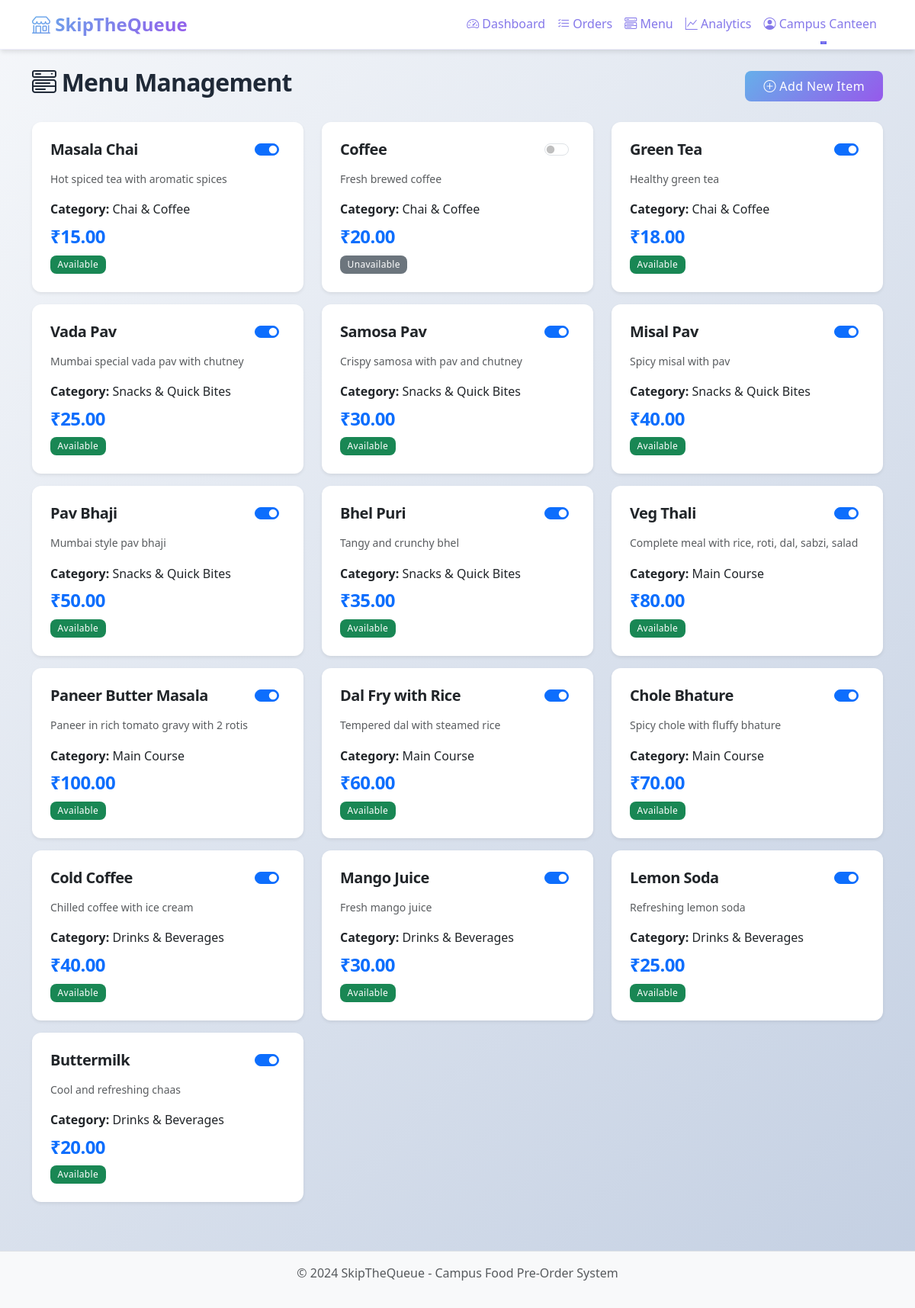
The page /vendor/menu (signed in) on the database its author committed.
### models.py (models this page shows, shortened)
class User(UserMixin, db.Model):
    id = db.Column(db.Integer, primary_key=True)
    email = db.Column(db.String(120), unique=True, nullable=False)
    password_hash = db.Column(db.String(255), nullable=False)
    full_name = db.Column(db.String(100), nullable=False)
    phone = db.Column(db.String(15), nullable=False)
    role = db.Column(db.String(20), default='student')  # 'student' or 'vendor'
    slot_config = db.Column(db.Text)  # JSON for vendor slot management
    created_at = db.Column(db.DateTime, default=datetime.utcnow)
    orders = db.relationship('Order', backref='customer', lazy=True, foreign_keys='Order.student_id')
    vendor_orders = db.relationship('Order', backref='vendor_user', lazy=True, foreign_keys='Order.vendor_id')
    menu_items = db.relationship('MenuItem', backref='vendor', lazy=True)

class MenuItem(db.Model):
    id = db.Column(db.Integer, primary_key=True)
    name = db.Column(db.String(100), nullable=False)
    description = db.Column(db.String(300))
    price = db.Column(db.Float, nullable=False)
    category_id = db.Column(db.Integer, db.ForeignKey('category.id'), nullable=False)
    vendor_id = db.Column(db.Integer, db.ForeignKey('user.id'), nullable=False)
    is_available = db.Column(db.Boolean, default=True)
    stock_threshold = db.Column(db.Integer, default=10)  # Low stock alert threshold
    image_url = db.Column(db.String(200))
    created_at = db.Column(db.DateTime, default=datetime.utcnow)
    order_items = db.relationship('OrderItem', backref='menu_item', lazy=True)

class Category(db.Model):
    id = db.Column(db.Integer, primary_key=True)
    name = db.Column(db.String(50), nullable=False)
    description = db.Column(db.String(200))
    icon = db.Column(db.String(50), default='bi-shop')
    created_at = db.Column(db.DateTime, default=datetime.utcnow)
    menu_items = db.relationship('MenuItem', backref='category', lazy=True)

### app.py (the view)
@app.route('/vendor/menu')
@login_required
@role_required('vendor')
def vendor_menu():
    menu_items = MenuItem.query.filter_by(vendor_id=current_user.id).all()
    return render_template('vendor/menu_management.html', menu_items=menu_items)

### app.py (called while the page is built)
@login_manager.user_loader
def load_user(user_id):
    return User.query.get(int(user_id))

def role_required(role):
    def decorator(f):
        @wraps(f)
        def decorated_function(*args, **kwargs):
            if not current_user.is_authenticated or current_user.role != role:
                flash('Access denied. You do not have permission to view this page.', 'danger')
                return redirect(url_for('login'))
            return f(*args, **kwargs)
        return decorated_function
    return decorator

### templates/vendor/menu_management.html (shortened to what this page needs)
{% extends "base.html" %}
{% block content %}
<div class="d-flex justify-content-between align-items-center mb-4">
    <h2><i class="bi bi-menu-button-wide"></i> Menu Management</h2>
    <a href="{{ url_for('add_menu_item') }}" class="btn btn-primary">
        <i class="bi bi-plus-circle"></i> Add New Item
    </a>
</div>
{% if menu_items %}
<div class="row">
    {% for item in menu_items %}
    <div class="col-md-6 col-lg-4 mb-3">
        <div class="card shadow-sm h-100">
            <div class="card-body">
                <div class="d-flex justify-content-between align-items-start mb-2">
                    <h5 class="card-title">{{ item.name }}</h5>
                    <div class="form-check form-switch">
                        <input class="form-check-input" type="checkbox"
                               {{ 'checked' if item.is_available else '' }}
                               onchange="toggleAvailability({{ item.id }})">
                    </div>
                </div>
                <p class="text-muted small">{{ item.description or 'No description' }}</p>
                <p class="mb-2"><strong>Category:</strong> {{ item.category.name }}</p>
                <h4 class="text-primary">₹{{ "%.2f"|format(item.price) }}</h4>
                <span class="badge {{ 'bg-success' if item.is_available else 'bg-secondary' }}">
                    {{ 'Available' if item.is_available else 'Unavailable' }}
                </span>
            </div>
        </div>
    </div>
    {% endfor %}
</div>
{% endif %}
{% endblock %}

### templates/base.html (shortened to what this page needs)
<!DOCTYPE html>
<html lang="en">
<head>
    <link href="https://cdn.jsdelivr.net/npm/bootstrap@5.3.0/dist/css/bootstrap.min.css" rel="stylesheet">
    <link rel="stylesheet" href="https://cdn.jsdelivr.net/npm/bootstrap-icons@1.11.0/font/bootstrap-icons.css">
    <link rel="stylesheet" href="{{ url_for('static', filename='css/style.css') }}">
</head>
<body>
    <nav class="navbar navbar-expand-lg navbar-dark bg-primary">
        <div class="container">
            <a class="navbar-brand" href="{{ url_for('index') }}">
                <i class="bi bi-shop"></i> SkipTheQueue
            </a>
            <div class="collapse navbar-collapse" id="navbarNav">
                <ul class="navbar-nav ms-auto">
                    {% if current_user.is_authenticated %}
                        {% if current_user.role == 'student' %}
                            <li class="nav-item">
                                <a class="nav-link" href="{{ url_for('student_home') }}">
                                    <i class="bi bi-house"></i> Home
                                </a>
                            </li>
                            <li class="nav-item">
                                <a class="nav-link" href="{{ url_for('view_cart') }}">
                                    <i class="bi bi-cart"></i> Cart
                                    <span class="badge bg-danger" id="cart-count">0</span>
                                </a>
                            </li>
                            <li class="nav-item">
                                <a class="nav-link" href="{{ url_for('my_orders') }}">
                                    <i class="bi bi-bag-check"></i> My Orders
                                </a>
                            </li>
                        {% elif current_user.role == 'vendor' %}
                            <li class="nav-item">
                                <a class="nav-link" href="{{ url_for('vendor_dashboard') }}">
                                    <i class="bi bi-speedometer2"></i> Dashboard
                                </a>
                            </li>
                            <li class="nav-item">
                                <a class="nav-link" href="{{ url_for('vendor_orders') }}">
                                    <i class="bi bi-list-check"></i> Orders
                                </a>
                            </li>
                            <li class="nav-item">
                                <a class="nav-link" href="{{ url_for('vendor_menu') }}">
                                    <i class="bi bi-menu-button-wide"></i> Menu
                                </a>
                            </li>
                            <li class="nav-item">
                                <a class="nav-link" href="{{ url_for('vendor_analytics') }}">
                                    <i class="bi bi-graph-up"></i> Analytics
                                </a>
                            </li>
                        {% endif %}
                        <li class="nav-item dropdown">
                            <a class="nav-link dropdown-toggle" href="#" role="button" data-bs-toggle="dropdown">
                                <i class="bi bi-person-circle"></i> {{ current_user.full_name }}
                            </a>
                        </li>
                    {% endif %}
                </ul>
            </div>
        </div>
    </nav>
    <div class="container mt-4">
        {% block content %}{% endblock %}
    </div>
    <footer class="bg-light text-center text-muted py-3 mt-5">
        <div class="container">
            <p>&copy; 2024 SkipTheQueue - Campus Food Pre-Order System</p>
        </div>
    </footer>
</body>
</html>

### static/css/style.css (style rules this page uses)
:root { --primary: #6366f1; --primary-dark: #4f46e5; --secondary: #8b5cf6; --success: #10b981; --warning: #f59e0b; --danger: #ef4444; --info: #3b82f6; --dark: #1f2937; --light: #f9fafb; --gradient-1: linear-gradient(135deg, #66afea 0%, #9659eb 100%); --gradient-2: linear-gradient(135deg, #f093fb 0%, #f5576c 100%); --gradient-3: linear-gradient(135deg, #4facfe 0%, #00f2fe 100%); --shadow-sm: 0 1px 2px 0 rgba(0, 0, 0, 0.05); --shadow: 0 4px 6px -1px rgba(0, 0, 0, 0.1); --shadow-lg: 0 10px 15px -3px rgba(0, 0, 0, 0.1); --shadow-xl: 0 20px 25px -5px rgba(0, 0, 0, 0.1); }
* { margin: 0; padding: 0; box-sizing: border-box; }
body { font-family: 'Inter', 'Segoe UI', system-ui, -apple-system, sans-serif; background: linear-gradient(135deg, #f5f7fa 0%, #c3cfe2 100%); min-height: 100vh; display: flex; flex-direction: column; color: var(--dark); line-height: 1.6; }
.container { flex: 1; }
h1, h2, h3, h4, h5, h6 { font-weight: 700; letter-spacing: -0.025em; margin-bottom: 0.5rem; }
h2 { font-size: 2rem; }
h4 { font-size: 1.5rem; }
.navbar { background: #ffffff !important; backdrop-filter: blur(10px); box-shadow: var(--shadow); border-bottom: 1px solid rgba(99, 102, 241, 0.1); }
.navbar-brand { font-weight: 1000; font-size: 1.5rem; background: var(--gradient-1); -webkit-background-clip: text; -webkit-text-fill-color: transparent; background-clip: text; }
.nav-link { font-weight: 500; transition: all 0.3s ease; position: relative; color: #8578ea; }
.nav-link::after { content: ''; position: absolute; bottom: -5px; left: 50%; width: 0; height: 2px; background: var(--primary); transition: all 0.3s ease; transform: translateX(-50%); }
.card { border: none; border-radius: 16px; box-shadow: var(--shadow); transition: all 0.4s cubic-bezier(0.175, 0.885, 0.32, 1.275); overflow: hidden; background: white; }
.card::before { content: ''; position: absolute; top: 0; left: 0; right: 0; height: 4px; background: var(--gradient-1); transform: scaleX(0); transition: transform 0.3s ease; }
.card-body { padding: 1.75rem; }
.btn { border-radius: 12px; padding: 0.75rem 1.75rem; font-weight: 600; letter-spacing: 0.025em; transition: all 0.3s ease; border: none; position: relative; overflow: hidden; }
.btn::before { content: ''; position: absolute; top: 50%; left: 50%; width: 0; height: 0; border-radius: 50%; background: rgba(255, 255, 255, 0.3); transform: translate(-50%, -50%); transition: width 0.6s, height 0.6s; }
.btn-primary { background: var(--gradient-1); border: none; }
.badge { padding: 0.5em 1em; font-weight: 600; border-radius: 8px; letter-spacing: 0.025em; }
footer { margin-top: auto; background: white; border-top: 1px solid rgba(99, 102, 241, 0.1); padding: 2rem 0; }
.shadow-sm { box-shadow: var(--shadow-sm); }
body { font-family: 'Segoe UI', Tahoma, Geneva, Verdana, sans-serif; background-color: #f8f9fa; min-height: 100vh; display: flex; flex-direction: column; }
.navbar-brand { font-weight: 600; font-size: 1.5rem; }
.card { border: none; border-radius: 12px; transition: transform 0.3s ease, box-shadow 0.3s ease; }
.card-body { padding: 1.5rem; }
.btn { border-radius: 8px; padding: 0.5rem 1.5rem; font-weight: 500; transition: all 0.3s ease; }
footer { margin-top: auto; border-top: 1px solid #dee2e6; }
.badge { padding: 0.5em 0.8em; font-weight: 500; }
.card { animation: fadeIn 0.5s ease; }
.text-primary { color: #0d6efd !important; }

### rows shown on the page
User: full_name "Campus Canteen"
MenuItem: name "Masala Chai", description "Hot spiced tea with aromatic spices", category.name "Chai & Coffee", price "15.00", is_available "Available"
MenuItem: name "Coffee", description "Fresh brewed coffee", category.name "Chai & Coffee", price "20.00", is_available "Unavailable"
MenuItem: name "Green Tea", description "Healthy green tea", category.name "Chai & Coffee", price "18.00", is_available "Available"
MenuItem: name "Vada Pav", description "Mumbai special vada pav with chutney", category.name "Snacks & Quick Bites", price "25.00", is_available "Available"
MenuItem: name "Samosa Pav", description "Crispy samosa with pav and chutney", category.name "Snacks & Quick Bites", price "30.00", is_available "Available"
MenuItem: name "Misal Pav", description "Spicy misal with pav", category.name "Snacks & Quick Bites", price "40.00", is_available "Available"
MenuItem: name "Pav Bhaji", description "Mumbai style pav bhaji", category.name "Snacks & Quick Bites", price "50.00", is_available "Available"
MenuItem: name "Bhel Puri", description "Tangy and crunchy bhel", category.name "Snacks & Quick Bites", price "35.00", is_available "Available"
MenuItem: name "Veg Thali", description "Complete meal with rice, roti, dal, sabzi, salad", category.name "Main Course", price "80.00", is_available "Available"
MenuItem: name "Paneer Butter Masala", description "Paneer in rich tomato gravy with 2 rotis", category.name "Main Course", price "100.00", is_available "Available"
MenuItem: name "Dal Fry with Rice", description "Tempered dal with steamed rice", category.name "Main Course", price "60.00", is_available "Available"
MenuItem: name "Chole Bhature", description "Spicy chole with fluffy bhature", category.name "Main Course", price "70.00", is_available "Available"
MenuItem: name "Cold Coffee", description "Chilled coffee with ice cream", category.name "Drinks & Beverages", price "40.00", is_available "Available"
MenuItem: name "Mango Juice", description "Fresh mango juice", category.name "Drinks & Beverages", price "30.00", is_available "Available"
MenuItem: name "Lemon Soda", description "Refreshing lemon soda", category.name "Drinks & Beverages", price "25.00", is_available "Available"
MenuItem: name "Buttermilk", description "Cool and refreshing chaas", category.name "Drinks & Beverages", price "20.00", is_available "Available"
